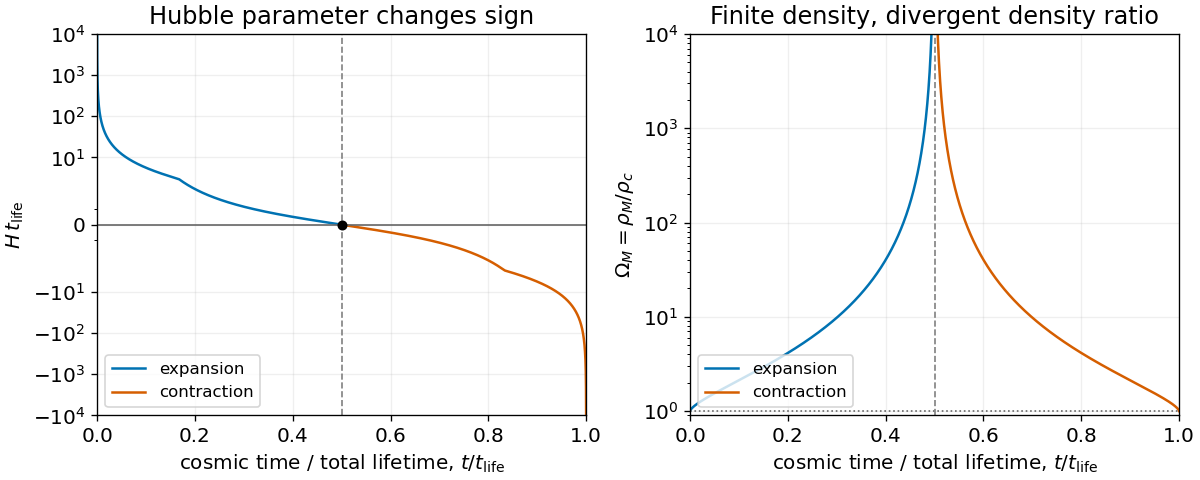

Python code for this plot:
"""Original closed-dust curves for Oxford 2013 GR Q3. Output PNG to CWD."""
from pathlib import Path
import matplotlib
matplotlib.use("Agg")
import matplotlib.pyplot as plt
import numpy as np


def main():
    plt.rcParams.update({"font.size": 12, "figure.facecolor": "white", "axes.facecolor": "white"})
    fig, axes = plt.subplots(1, 2, figsize=(10, 4), layout="constrained")
    for left, right, color in [(.02, np.pi-.002, "#0072B2"), (np.pi+.002, 2*np.pi-.02, "#D55E00")]:
        theta = np.linspace(left, right, 2500)
        proper_time = (theta-np.sin(theta))/(2*np.pi)
        omega = 1/np.cos(theta/2)**2
        h_lifetime = np.pi*np.cos(theta/2)/np.sin(theta/2)**3
        label = "expansion" if left < np.pi else "contraction"
        axes[0].plot(proper_time, h_lifetime, color=color, label=label)
        axes[1].plot(proper_time, omega, color=color, label=label)
    axes[0].axhline(0, color="0.4", linewidth=1)
    axes[0].scatter([.5], [0], color="black", s=25, zorder=5)
    axes[0].set_yscale("symlog", linthresh=3)
    axes[0].set_ylim(-1e4, 1e4)
    axes[0].set_yticks([-1e4, -1e3, -1e2, -10, 0, 10, 1e2, 1e3, 1e4])
    axes[0].set(ylabel=r"$H\,t_{\rm life}$", title="Hubble parameter changes sign")
    axes[1].set_yscale("log")
    axes[1].set_ylim(.9, 1e4)
    axes[1].axhline(1, color="0.4", linestyle=":", linewidth=1)
    axes[1].set(ylabel=r"$\Omega_M=\rho_M/\rho_c$", title="Finite density, divergent density ratio")
    for ax in axes:
        ax.axvline(.5, color="0.5", linestyle="--", linewidth=1)
        ax.set(xlabel=r"cosmic time / total lifetime, $t/t_{\rm life}$", xlim=(0, 1))
        ax.legend(loc="lower left", fontsize=10)
        ax.grid(alpha=.2)
    fig.savefig(Path.cwd()/Path(__file__).with_suffix(".png").name, dpi=120, facecolor="white")
    plt.close(fig)


if __name__ == "__main__":
    main()
